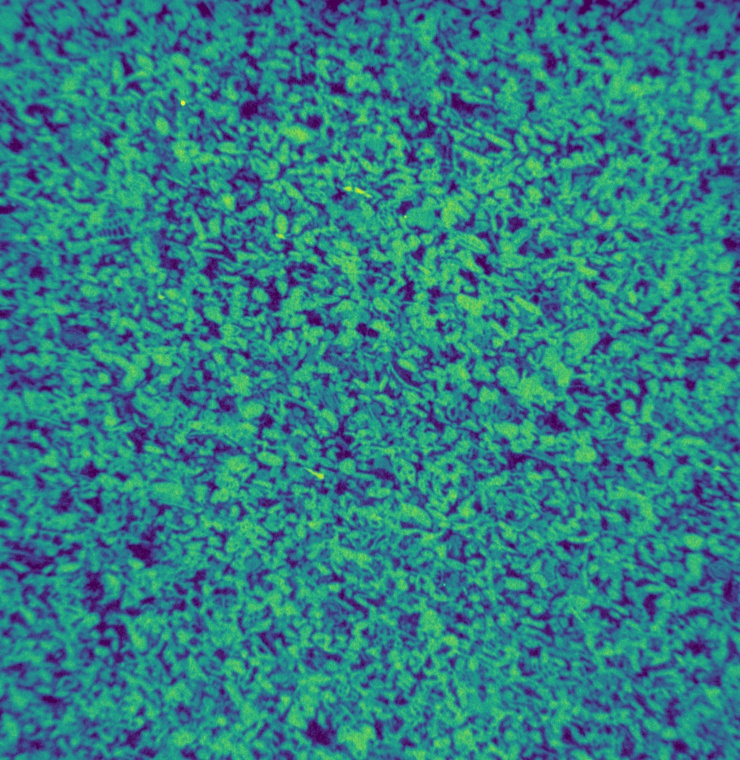
#> input picture Smerdyna.jpg, 740 x 760 px
$ jupyter execute --allow-errors Numerical_Erosion_Algorithm.ipynb   (shell and % lines are left out)
#> lines starting #> are read from the running program, lines starting #| are printed output that depends on the picture
### Numerical Erosion Method

[cell 1]
%pylab

[cell 2]
def Erosion_algo(img, kernel_size = 3, kernel_type = 'square'):
    """This function erode the image numerically based on the selected elements"""

    orig_shape = img.shape

    #Type of Elements
    if len(orig_shape) == 2:
        if kernel_type == 'square':
            kernel = 255*np.array([[1,1,1],
                                   [1,1,1],
                                   [1,1,1]])
        elif kernel_type == 'ball':
            kernel = 255*np.array([[0,1,0],
                                   [1,1,1],
                                   [0,1,0]])
        else:
            try:
                print("="*50)
                print("Given 2D-element is: ", kernel_type)
                print("The element type is not implemented in the function for 2D image.")
                print("Function is returning the original image")
                print("="*50)

            finally:
                return img;

    elif len(orig_shape) == 3:
        if kernel_type == "cube":
            kernel = 255*np.array([[[1,1,1], [1,1,1], [1,1,1]],
                                   [[1,1,1], [1,1,1], [1,1,1]],
                                   [[1,1,1], [1,1,1], [1,1,1]]])

        else:
            try:
                print("="*50)
                print("Given 3D-element is: ", kernel_type)
                print("The element type is not implemented in the function for 3D image.")
                print("Function is returning the original image")
                print("="*50)

            finally:
                return img;

    #Pad is the matrix in which the kernel can fit
    pad_width = 1
    pad_matrix = np.pad(img, pad_width=pad_width, mode='constant')
    pad_shape = pad_matrix.shape
    dim_reduce = [pad_shape[i]-orig_shape[i] for i in range(len(orig_shape))]

    flat_submatrix = np.array([pad_matrix[i:(i+3), j:(j+3), k:(k+3)]\
                               for i in range(pad_shape[0] - dim_reduce[0])\
                               for j in range(pad_shape[1] - dim_reduce[1])\
                               for k in range(pad_shape[2] - dim_reduce[2])])

    #Final Erosion conditions
    erode_img = np.array([255 if (i[kernel>0] == kernel[kernel>0]).all() else 0 for i in flat_submatrix])
    erode_img = erode_img.reshape(orig_shape)


    return erode_img


def Porosity(img):
    wid, lent = np.shape(img)
    return 100*(1 - np.sum(np.sum(img,axis = 0))/(wid*lent*255))

### TestCase

[cell 3]
test_img = 255*np.ones(shape = (10,10,10))
test_img[5,5,5] = 0
erod_test_img = Erosion_algo(test_img, kernel_type='cube')

# imshow(test_img[0])
imshow(erod_test_img[3])
# print(erod_test_img[4])
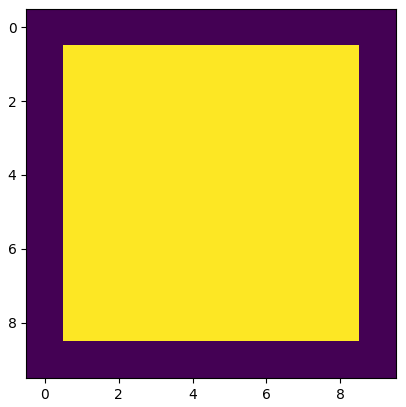
#> figure drawn by matplotlib, 1 panel

[cell 4]
##testing
kernel = 255*np.array([[[0,0,0], [1,1,1], [0,0,0]],
                       [[0,1,0], [1,1,1], [0,1,0]],
                       [[0,0,0], [1,1,1], [0,0,0]]])


print(kernel)
a = np.array([[[2,3,0],[4,5,6],[0,7,0]],
              [[2,3,0],[7,8,9],[0,14,0]],
              [[2,3,0],[11,12,13],[0,7,0]]])

b = np.array([[[2,3,4],[4,1,6],[1,7,8]],
              [[2,3,4],[7,8,9],[1,14,6]],
              [[2,3,4],[11,12,13],[1,7,5]]])


(a[kernel > 0] == b[kernel> 0]).all()

### Real Image test later

[cell 5]
import PIL

[cell 6]
img = np.asarray(PIL.Image.open('Smerdyna.jpg').convert('L'))
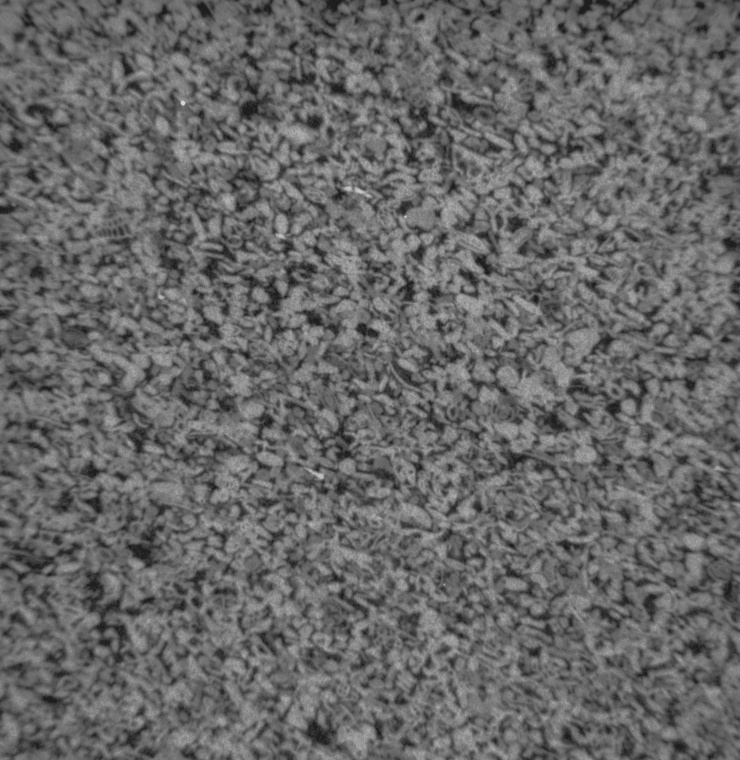
#> img: shape (760, 740); min 24, max 217, mean 103.8
imshow(img,cmap='gray')

[cell 7]
thres_val = 99
#> (the rest of this cell did not finish here and is left out)

#> (a cell that did not finish here is left out)
